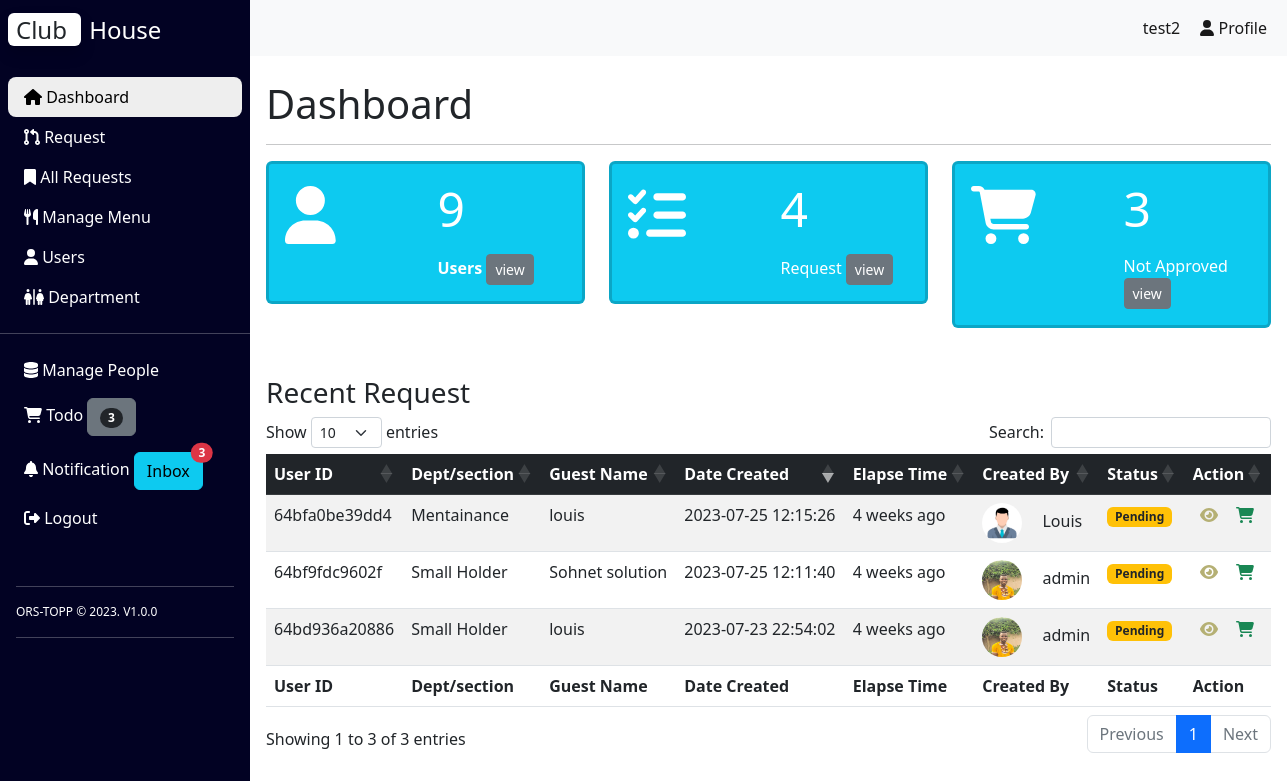
Before: /index.php (signed in) with the older database file.
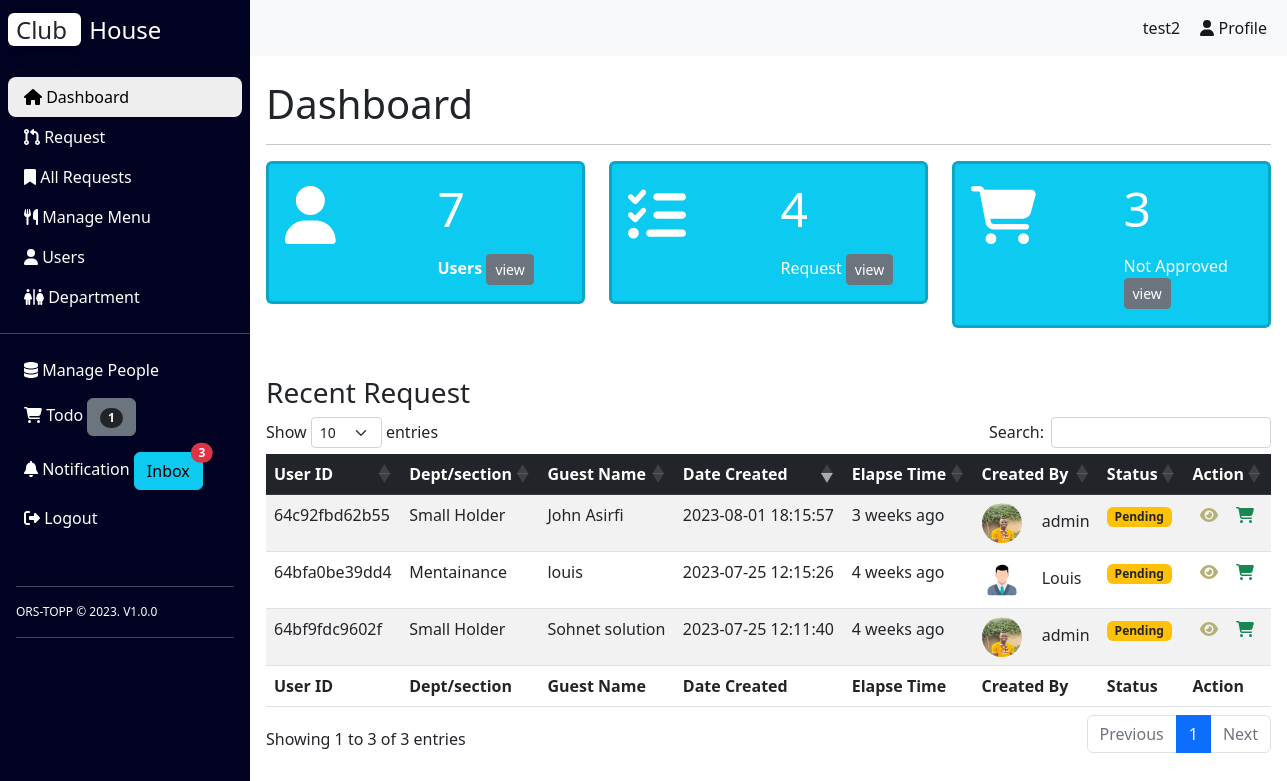
After: the same page with the newer database file.
### tables this page shows
CREATE TABLE `requests` (
  `id` int(11) NOT NULL,
  `uniqid` varchar(255) NOT NULL,
  `guest_name` varchar(255) NOT NULL,
  `guest_address` varchar(255) NOT NULL,
  `check_in_date` datetime NOT NULL,
  `check_out_date` datetime NOT NULL,
  `purpose_of_visit` varchar(255) NOT NULL,
  `breakfast` varchar(255) DEFAULT NULL,
  `dinner` varchar(255) DEFAULT NULL,
  `lunch` varchar(255) DEFAULT NULL,
  `num_of_people_for_menu` int(11) DEFAULT NULL,
  `num_of_people_for_acco` int(11) DEFAULT NULL,
  `employee_names` varchar(255) DEFAULT NULL,
  `visitors_names` varchar(255) DEFAULT NULL,
  `status` varchar(255) DEFAULT NULL,
  `rejection_message` varchar(255) DEFAULT NULL,
  `requester_id` int(11) NOT NULL,
  `approver1` int(11) DEFAULT NULL,
  `approver2` int(11) DEFAULT NULL,
  `approver3` int(11) DEFAULT NULL,
  `approver4` int(11) DEFAULT NULL,
  `created_at` timestamp NOT NULL DEFAULT current_timestamp(),
  `approver1_status` enum('Approved','Rejected','Pending') DEFAULT 'Pending',
  `approver2_status` enum('Approved','Rejected','Pending') DEFAULT 'Pending',
  `approver3_status` enum('Approved','Rejected','Pending') DEFAULT 'Pending',
  `approver4_status` enum('Approved','Rejected','Pending') DEFAULT 'Pending'
);

CREATE TABLE `departments` (
  `id` int(11) NOT NULL,
  `name` varchar(250) NOT NULL,
  `status` int(11) NOT NULL DEFAULT 1
);

CREATE TABLE `users` (
  `id` int(11) NOT NULL,
  `email` varchar(250) NOT NULL,
  `password` varchar(250) NOT NULL,
  `createddate` datetime NOT NULL DEFAULT current_timestamp(),
  `name` varchar(250) NOT NULL,
  `profile_image` varchar(250) NOT NULL,
  `user_type` enum('admin','user','approver') NOT NULL,
  `department_id` int(11) DEFAULT NULL,
  `tel` varchar(10) NOT NULL,
  `reset_token` varchar(100) NOT NULL
);

### config.php (called while the page is built)
<?php
$host = "localhost";
$username = "root";
$password = "";
$database = "booking";

### class/Database.php (called while the page is built, shortened)
<?php
class Database
{
    private $conn;
    public function __construct($host, $username, $password, $database)
    {
        $this->conn = new mysqli($host, $username, $password, $database);
    }
    public function getConnection()
    {
        return $this->conn;
    }
}
?>

### init.php (called while the page is built, shortened)
<?php
include 'config.php';
require 'class/Database.php';
require 'class/Request.php';
$database = new Database($host, $username, $password, $database);
$request =new Request($database);
?>

### class/Request.php (called while the page is built, shortened)
<?php
class Request
{
    private $db;
    public function __construct(Database $db)
    {
        $this->db = $db->getConnection();
    }
    public function ago($time)
    {
        $periods = array("second", "minute", "hour", "day", "week", "month", "year", "decade");
        $lengths = array("60", "60", "24", "7", "4.35", "12", "10");
        $now = time();
        $difference = $now - $time;
        for ($j = 0; $difference >= $lengths[$j] && $j < count($lengths) - 1; $j++) {
            $difference /= $lengths[$j];
        }
        $difference = round($difference);
        if ($difference != 1) {
            $periods[$j] .= "s";
        }
        return $difference . " " . $periods[$j] . " ago";
    }
    public function countAllPendingRequests()
    {
        $status = 'pending';
        $stmt = $this->db->prepare("SELECT COUNT(*) AS count FROM requests WHERE status = ?");
        $stmt->bind_param("s", $status);
        $stmt->execute();
        $result = $stmt->get_result();
        if ($result && $result->num_rows > 0) {
            $data = $result->fetch_assoc();
            return $data['count'];
        }
        return 0;
    }
    public function countAllRequests()
    {
        $stmt = $this->db->prepare("SELECT COUNT(*) AS total_requests FROM requests");
        $stmt->execute();
        $result = $stmt->get_result();
        if ($result && $result->num_rows > 0) {
            $row = $result->fetch_assoc();
            return $row['total_requests'];
        }
        return 0;
    }
    public function getRecentRequests()
    {
        $status = 'pending';
        $stmt = $this->db->prepare("SELECT requests.*,
        users.name AS requester_name,
        users.profile_image AS requester_image,
        departments.name AS requester_department
        FROM requests
        INNER JOIN users ON requests.requester_id = users.id
        INNER JOIN departments ON users.department_id = departments.id
        WHERE requests.status = ?
        ORDER BY requests.created_at DESC
        LIMIT 10");
        $stmt->bind_param("s", $status);
        $stmt->execute();
        $result = $stmt->get_result();
        $requests = array();
        if ($result && $result->num_rows > 0) {
            while ($request = $result->fetch_assoc()) {
                $checkInDate = strtotime($request['check_in_date']);
                $checkOutDate = strtotime($request['check_out_date']);
                $days = floor(($checkOutDate - $checkInDate) / (60 * 60 * 24));
                $request['num_of_days_to_spend'] = $days;
                $createdAt = strtotime($request['created_at']);
                $request['elapsed_time'] = $this->ago($createdAt);
                $requests[] = $request;
            }
        }
        return $requests;
    }
    public function countWhilelistRequests()
    {
        $query = "SELECT COUNT(*) AS total FROM whilelist_requests";
        $result = $this->db->query($query);
        $row = $result->fetch_assoc();
        return $row['total'];
    }
}
?>

### admin_page.php (the view)
<?php
$user = new User($database);
$userCount = $user->countUsers();
if (isset($_SESSION['total_users'])) {
    $userCount = $_SESSION['total_users'];
} else {
    $userCount = 0;
}
?>
<div class="row row-cols-1 row-cols-md-3 g-4 mb-4 pb-4">
    <div class="col-md-4 col-sm-12">
        <div class="card bg-info text-white border-3 shadow-1">
            <div class="card-body">
                <div class="row">
                    <div class="col">
                        <h5 class="card-title" style="font-size:58px;">
                            <i class="fa fa-user" aria-hidden="true"></i>
                        </h5>
                    </div>
                    <div class="col">
                        <p class="card-text display-5">
                            <?php echo $userCount; ?>
                        </p>
                        <span><b>Users <span><a href="users.php"
                                        class="btn btn-secondary text-white btn-sm">view</a></span></b></span>
                    </div>
                </div>
            </div>
        </div>
    </div>
    <div class="col-md-4 col-sm-12">
        <div class="card bg-info text-white border-3 shadow-1">
            <div class="card-body">
                <div class="row">
                    <div class="col">
                        <h5 class="card-title" style="font-size:58px;">
                            <i class="fa fa-tasks" aria-hidden="true"></i>
                        </h5>
                    </div>
                    <div class="col">
                        <p class="card-text display-5">
                            <?php
                            $totalRequests = $request->countAllRequests();
                            ?>
                            <?= $totalRequests ?>
                        </p>
                        <span>Request <span><a href="view_request.php"
                                    class="btn btn-secondary btn-sm text-white">view</a></span></span>
                    </div>
                </div>
            </div>
        </div>
    </div>
    <div class="col-md-4 col-sm-12">
        <div class="card bg-info text-white border-3 shadow-1">
            <div class="card-body">
                <div class="row">
                    <div class="col">
                        <h5 class="card-title" style="font-size:58px;">
                            <i class="fa fa-shopping-cart" aria-hidden="true"></i>
                        </h5>
                    </div>
                    <div class="col">
                        <p class="card-text display-5">
                            <?php
                            $numPendingRequests = $request->countAllPendingRequests();
                            ?>
                            <?= $numPendingRequests ?>
                        </p>
                        <span>Not Approved <span><a href="view_request.php"
                                    class="btn btn-secondary btn-sm text-white">view</a></span></span>
                    </div>
                </div>
            </div>
        </div>
    </div>
</div>
<div class="text-head">
    <div class="h-3">
        <h3>Recent Request</h3>
    </div>
</div>
<table id="all_request" class="table table-striped dt-responsive nowrap" style="width:100%">
    <thead class="table-dark">
        <tr>
            <th>User ID</th>
            <th>Dept/section</th>
            <th>Guest Name</th>
            <th>Date Created</th>
            <th>Elapse Time</th>
            <th>Created By</th>
            <th>Status</th>
            <th>Action</th>
        </tr>
    </thead>
    <tbody>
        <?php
        $recents = $request->getRecentRequests();
        if ($recents) {
            foreach ($recents as $recent) {
                $statusClass = '';
                if ($recent['status'] === 'Pending') {
                    $statusClass = 'bg-warning text-dark';
                } elseif ($recent['status'] === 'Rejected') {
                    $statusClass = 'bg-danger text-white';
                } elseif ($recent['status'] === 'Approved') {
                    $statusClass = 'bg-success text-white';
                } elseif ($recent['status'] === 'Processing') {
                    $statusClass = 'bg-secondary text-white';
                }
                ?>
                <tr>
                    <td>
                        <?= $recent['uniqid'] ?>
                    </td>
                    <td>
                        <?= $recent['requester_department'] ?>
                    </td>
                    <td>
                        <?= $recent['guest_name'] ?>
                    </td>
                    <td>
                        <?= $recent['created_at'] ?>
                    </td>
                    <td><?= $recent['elapsed_time'] ?></td>
                    <td>
                        <img src="<?= $recent['requester_image'] ?>" alt="avatar" width="40" height="40"
                            class="rounded-circle shadow-1-strong me-3" />
                        <?= $recent['requester_name'] ?>
                    </td>
                    <td>
                        <span class="badge <?= $statusClass ?>"><?= $recent['status'] ?></span>
                    </td>
                    <td class="text-decoration-none actions">
                        <a href="post.php?id=<?= $recent['id'] ?>">
                            <i class="fa fa-eye" aria-hidden="true"></i>
                        </a>
                    <?php if ($_SESSION['user_type'] == 'admin'): ?>
                            <a href="whilelist_action.php?id=<?= $recent['id'] ?>">
                                    <i class="fa fa-shopping-cart text-success" aria-hidden="true"></i>
                            </a>
                     <?php endif;?>
                    </td>
                </tr>
                <?php
            }
        } else {
        }
        ?>
    </tbody>
    <tfoot>
        <tr>
            <th>User ID</th>
            <th>Dept/section</th>
            <th>Guest Name</th>
            <th>Date Created</th>
            <th>Elapse Time</th>
            <th>Created By</th>
            <th>Status</th>
            <th>Action</th>
        </tr>
    </tfoot>
</table>

### inc/nav.php (shortened to what the changed rows need)
<div class="main-container d-flex">
    <div class="sidebar" id="side_nav">
        <div class="header-box px-2 pt-3 pb-4 d-flex justify-content-between">
            <h1 class="fs-4">
                <span class="bg-white text-dark rounded shadow px-2 me-2">Club </span><span
                    class="text-white">House</span>
            </h1>
        </div>
        <ul class="list-unstyled px-2">
            <?php if ($_SESSION['user_type'] == 'admin'): ?>
                <li class=""><a href="menu.php" class="text-decoration-none px-3 py-2 d-block">
                        <i class="fa fa-cutlery" aria-hidden="true"></i> Manage Menu
                    </a></li>
                <li class=""><a href="users.php" class="text-decoration-none px-3 py-2 d-block"><i
                            class="fa-solid fa-user"></i>
                        Users</a></li>
                <li class=""><a href="department.php" class="text-decoration-none px-3 py-2 d-block"><i
                            class="fa-solid fa-restroom"></i> Department</a></li>
            </ul>
             <hr class="line text-white">
            <ul class="list-unstyled px-2 ">
                <li class="">
                    <a href="people.php" class="text-decoration-none px-3 py-2 d-block">
                        <i class="fa fa-database" aria-hidden="true"></i>
                        Manage People
                    </a>
                </li>
                <li class="">
                    <?php
                    $totalWhilelistRequests = $request->countWhilelistRequests();
                    ?>
                    <a href="todo.php" class="text-decoration-none px-3 py-2 d-block">
                        <i class="fa fa-shopping-cart" aria-hidden="true"></i>
                        Todo <button class="btn btn-secondary">
                            <span class="badge badge-light rounded-pill bg-dark"><?php echo $totalWhilelistRequests; ?></span>
                        </button>
                    </a>
                </li>
            <?php endif; ?>
        </ul>
    </div>
    <div class="content">

Changed rows visible on the page:
removed requests: uniqid "64bd936a20886", departments.name "Small Holder", guest_name "louis", created_at "2023-07-23 22:54:02", elapsed_time "4 weeks ago", requester.profile_image (picture), requester.name "admin", status "Pending"
added requests: uniqid "64c92fbd62b55", departments.name "Small Holder", guest_name "John Asirfi", created_at "2023-08-01 18:15:57", elapsed_time "3 weeks ago", requester.profile_image (picture), requester.name "admin", status "Pending"
Other visible differences:
$totalWhilelistRequests: "3" → "1"
$userCount: "9" → "7"
